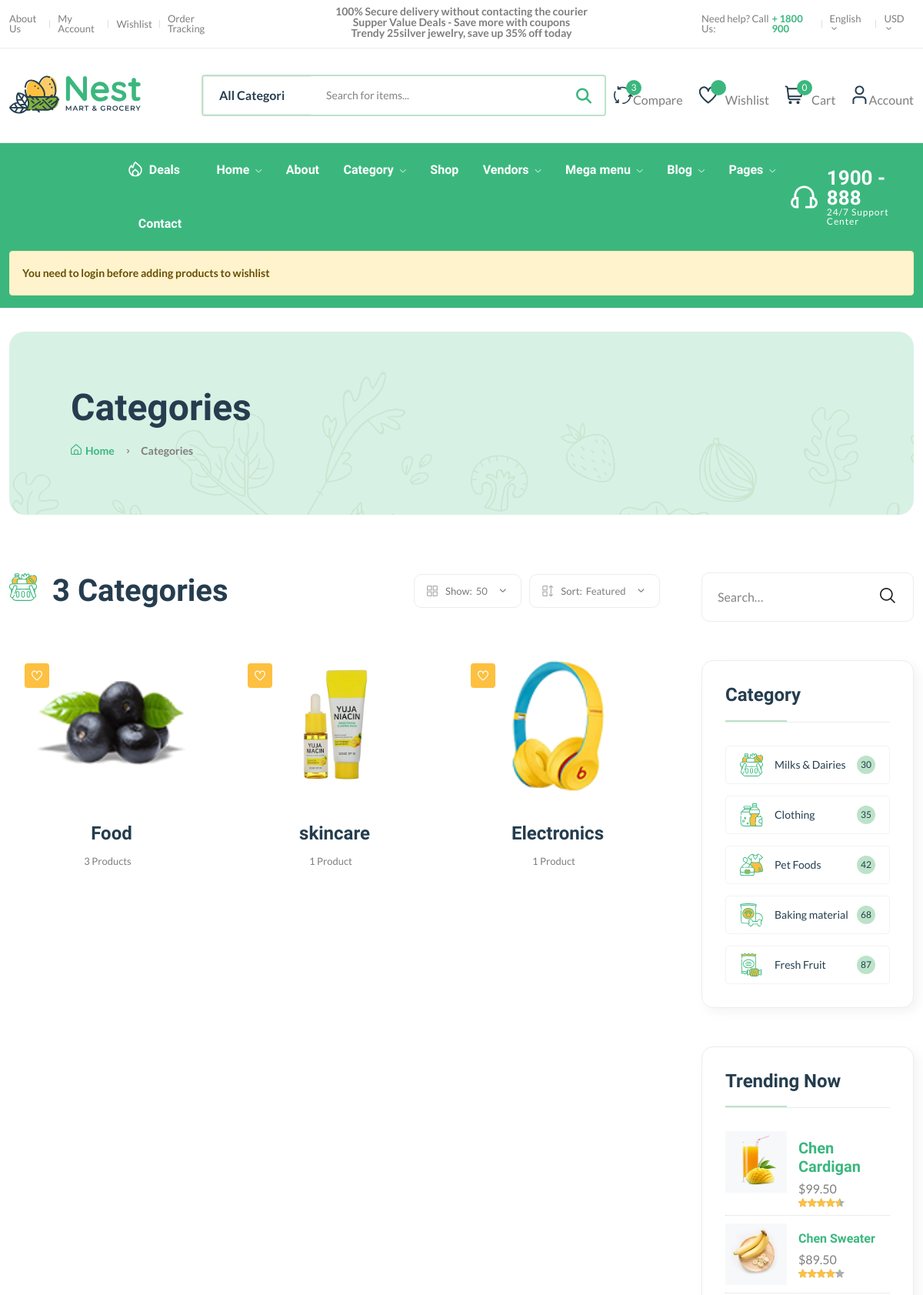
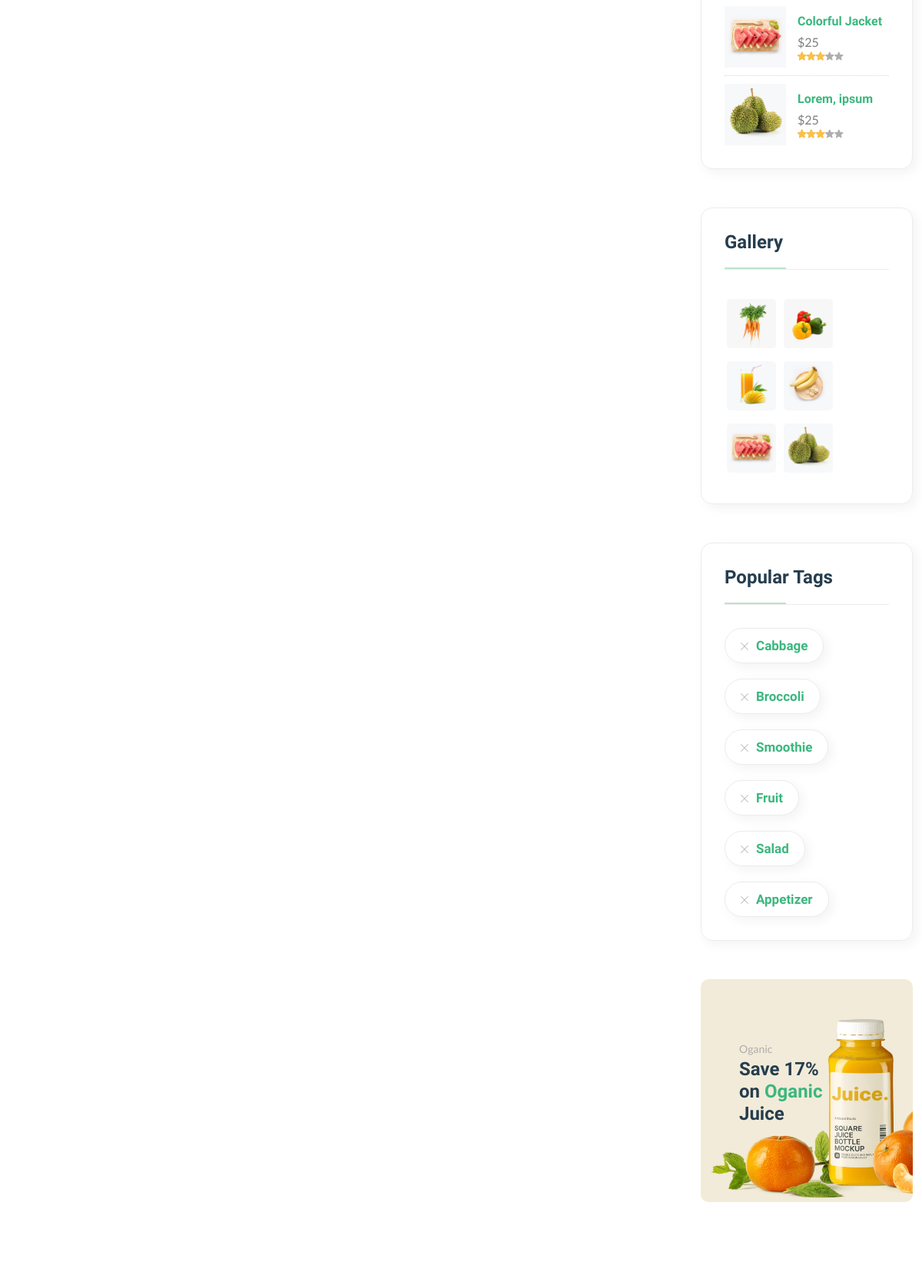
The page /category/ (upper part) on the database its author committed (2 pictures, top to bottom).
### core/models.py (models this page shows, shortened)
class Category(models.Model):
    cid = ShortUUIDField(length=10, max_length=20, unique=True, alphabet = 'abcdefghij1234560789',prefix='cat')
    title = models.CharField(max_length=100,default='product')
    image = models.ImageField(upload_to='category',default='categor.jpg')
    class Meta:
        verbose_name_plural = "Categories"

### core/views.py (the view)
# urls.py: path('category/',views.category_list_view,name='category-list'),
def category_list_view(request):
    categories = Category.objects.all()
    context={
        'categories':categories
    }
    return render(request, 'core/category-list.html', context)

### core/context_processor.py (called while the page is built)
def default(request):
    categories = Category.objects.all()
    products = Product.objects.all()
    vendors = Vendor.objects.all()
    min_max_price = Product.objects.aggregate(min_price=Min('price'),max_price=Max('price'))
    try:
          address = Address.objects.get(user=request.user)
    except:
         address=None
    try:
         wishlist = Wishlist.objects.filter(user=request.user)
    except:
          wishlist=None
          messages.warning(request,'You need to login before adding products to wishlist')
    return {
         'categories':categories,
         'address':address,
         'vendors':vendors,
         'min_max_price':min_max_price,
         'wishlist':wishlist
    }

### templates/core/category-list.html (shortened to what this page needs)
{% extends 'partials/base.html'%}
{% load static %}
{% block content %}
    <main class="main">
        <div class="page-header mt-30 mb-75">
            <div class="container">
                <div class="archive-header">
                    <div class="row align-items-center">
                        <div class="col-xl-3">
                            <h1 class="mb-15">Categories</h1>
                            <div class="breadcrumb">
                                <a href="index.html" rel="nofollow"><i class="fi-rs-home mr-5"></i>Home</a>
                                <span></span> Categories
                            </div>
                        </div>
                    </div>
                </div>
            </div>
        </div>
        <div class="page-content mb-50">
            <div class="container">
                <div class="row">
                    <div class="col-lg-9">
                        <div class="shop-product-fillter mb-50 pr-30">
                            <div class="totall-product">
                                <h2>
                                    <img class="w-36px mr-10" src="{% static 'assets/imgs/theme/icons/category-1.svg' %}" alt="" />
                                    {{categories.count}} Categories
                                </h2>
                            </div>
                            <div class="sort-by-product-area">
                                <div class="sort-by-cover mr-10">
                                    <div class="sort-by-product-wrap">
                                        <div class="sort-by">
                                            <span><i class="fi-rs-apps"></i>Show:</span>
                                        </div>
                                        <div class="sort-by-dropdown-wrap">
                                            <span> 50 <i class="fi-rs-angle-small-down"></i></span>
                                        </div>
                                    </div>
                                </div>
                                <div class="sort-by-cover">
                                    <div class="sort-by-product-wrap">
                                        <div class="sort-by">
                                            <span><i class="fi-rs-apps-sort"></i>Sort:</span>
                                        </div>
                                        <div class="sort-by-dropdown-wrap">
                                            <span>Featured <i class="fi-rs-angle-small-down"></i></span>
                                        </div>
                                    </div>
                                </div>
                            </div>
                        </div>
                        <div class="loop-grid pr-30">
                            <div class="row">
                                {%for c in categories%}
                                <article class="col-xl-4 col-lg-6 col-md-6 text-center hover-up mb-30 animated">
                                    <div class="post-thumb">
                                        <a href="{%url 'core:category_product_list_view' c.cid%}">
                                            <img class="border-radius-15" src="{{c.image.url}}" width="200" height="200" />
                                        </a>
                                        <div class="entry-meta">
                                            <a class="entry-meta meta-2" href="{%url 'core:category_product_list_view' c.cid%}"><i class="fi-rs-heart"></i></a>
                                        </div>
                                    </div>
                                    <div class="entry-content-2">
                                        <h4 class="post-title mb-15">
                                            <a href="blog-post-right.html">{{c.title}}</a>
                                        </h4>
                                        <div class="entry-meta font-xs color-grey mt-10 pb-10">
                                            <div>
                                                <span class="hit-count mr-10">{{c.products.count}} Product{{c.products.count|pluralize}}</span>
                                            </div>
                                        </div>
                                    </div>
                                </article>
                                {%endfor%}
                            </div>
                        </div>
                    </div>
                    <div class="col-lg-3 primary-sidebar sticky-sidebar">
                        <div class="widget-area">
                            <div class="sidebar-widget-2 widget_search mb-50">
                                <div class="search-form">
                                    <form action="#">
                                        <input type="text" placeholder="Search…" />
                                        <button type="submit"><i class="fi-rs-search"></i></button>
                                    </form>
                                </div>
                            </div>
                            <div class="sidebar-widget widget-category-2 mb-50">
                                <h5 class="section-title style-1 mb-30">Category</h5>
                                <ul>
                                    <li>
                                        <a href="shop-grid-right.html"> <img src="{% static 'assets/imgs/theme/icons/category-1.svg' %}" alt="" />Milks & Dairies</a><span class="count">30</span>
                                    </li>
                                    <li>
                                        <a href="shop-grid-right.html"> <img src="{% static 'assets/imgs/theme/icons/category-2.svg' %}" alt="" />Clothing</a><span class="count">35</span>
                                    </li>
                                    <li>
                                        <a href="shop-grid-right.html"> <img src="{% static 'assets/imgs/theme/icons/category-3.svg' %}" alt="" />Pet Foods </a><span class="count">42</span>
                                    </li>
                                    <li>
                                        <a href="shop-grid-right.html"> <img src="{% static 'assets/imgs/theme/icons/category-4.svg' %}" alt="" />Baking material</a><span class="count">68</span>
                                    </li>
                                    <li>
                                        <a href="shop-grid-right.html"> <img src="{% static 'assets/imgs/theme/icons/category-5.svg' %}" alt="" />Fresh Fruit</a><span class="count">87</span>
                                    </li>
                                </ul>
                            </div>
                            <div class="sidebar-widget product-sidebar mb-50 p-30 bg-grey border-radius-10">
                                <h5 class="section-title style-1 mb-30">Trending Now</h5>
                                <div class="single-post clearfix">
                                    <div class="image">
                                        <img src="{% static 'assets/imgs/shop/thumbnail-3.jpg' %}" alt="#" />
                                    </div>
                                    <div class="content pt-10">
                                        <h5><a href="shop-product-detail.html">Chen Cardigan</a></h5>
                                        <p class="price mb-0 mt-5">$99.50</p>
                                        <div class="product-rate">
                                            <div class="product-rating" style="width: 90%"></div>
                                        </div>
                                    </div>
                                </div>
                                <div class="single-post clearfix">
                                    <div class="image">
                                        <img src="{% static 'assets/imgs/shop/thumbnail-4.jpg' %}" alt="#" />
                                    </div>
                                    <div class="content pt-10">
                                        <h6><a href="shop-product-detail.html">Chen Sweater</a></h6>
                                        <p class="price mb-0 mt-5">$89.50</p>
                                        <div class="product-rate">
                                            <div class="product-rating" style="width: 80%"></div>
                                        </div>
                                    </div>
                                </div>
                                <div class="single-post clearfix">
                                    <div class="image">
                                        <img src="{% static 'assets/imgs/shop/thumbnail-5.jpg' %}" alt="#" />
                                    </div>
                                    <div class="content pt-10">
                                        <h6><a href="shop-product-detail.html">Colorful Jacket</a></h6>
                                        <p class="price mb-0 mt-5">$25</p>
                                        <div class="product-rate">
                                            <div class="product-rating" style="width: 60%"></div>
                                        </div>
                                    </div>
                                </div>
                                <div class="single-post clearfix">
                                    <div class="image">
                                        <img src="{% static 'assets/imgs/shop/thumbnail-6.jpg' %}" alt="#" />
                                    </div>
                                    <div class="content pt-10">
                                        <h6><a href="shop-product-detail.html">Lorem, ipsum</a></h6>
                                        <p class="price mb-0 mt-5">$25</p>
                                        <div class="product-rate">
                                            <div class="product-rating" style="width: 60%"></div>
                                        </div>
                                    </div>
                                </div>
                            </div>
                            <div class="sidebar-widget widget_instagram mb-50">
                                <h5 class="section-title style-1 mb-30">Gallery</h5>
                                <div class="instagram-gellay">
                                    <ul class="insta-feed">
                                        <li>
                                            <a href="#"><img class="border-radius-5" src="{% static 'assets/imgs/shop/thumbnail-1.jpg' %}" alt="" /></a>
                                        </li>
                                        <li>
                                            <a href="#"><img class="border-radius-5" src="{% static 'assets/imgs/shop/thumbnail-2.jpg' %}" alt="" /></a>
                                        </li>
                                        <li>
                                            <a href="#"><img class="border-radius-5" src="{% static 'assets/imgs/shop/thumbnail-3.jpg' %}" alt="" /></a>
                                        </li>
                                        <li>
                                            <a href="#"><img class="border-radius-5" src="{% static 'assets/imgs/shop/thumbnail-4.jpg' %}" alt="" /></a>
                                        </li>
                                        <li>
                                            <a href="#"><img class="border-radius-5" src="{% static 'assets/imgs/shop/thumbnail-5.jpg' %}" alt="" /></a>
                                        </li>
                                        <li>
                                            <a href="#"><img class="border-radius-5" src="{% static 'assets/imgs/shop/thumbnail-6.jpg' %}" alt="" /></a>
                                        </li>
                                    </ul>
                                </div>
                            </div>
                            <div class="sidebar-widget widget-tags mb-50 pb-10">
                                <h5 class="section-title style-1 mb-30">Popular Tags</h5>
                                <ul class="tags-list">
                                    <li class="hover-up">
                                        <a href="blog-category-grid.html"><i class="fi-rs-cross mr-10"></i>Cabbage</a>
                                    </li>
                                    <li class="hover-up">
                                        <a href="blog-category-grid.html"><i class="fi-rs-cross mr-10"></i>Broccoli</a>
                                    </li>
                                    <li class="hover-up">
                                        <a href="blog-category-grid.html"><i class="fi-rs-cross mr-10"></i>Smoothie</a>
                                    </li>
                                    <li class="hover-up">
                                        <a href="blog-category-grid.html"><i class="fi-rs-cross mr-10"></i>Fruit</a>
                                    </li>
                                    <li class="hover-up mr-0">
                                        <a href="blog-category-grid.html"><i class="fi-rs-cross mr-10"></i>Salad</a>
                                    </li>
                                    <li class="hover-up mr-0">
                                        <a href="blog-category-grid.html"><i class="fi-rs-cross mr-10"></i>Appetizer</a>
                                    </li>
                                </ul>
                            </div>
                            <div class="banner-img wow fadeIn mb-50 animated d-lg-block d-none">
                                <img src="{% static 'assets/imgs/banner/banner-11.png' %}" alt="" />
                                <div class="banner-text">
                                    <span>Oganic</span>
                                    <h4>
                                        Save 17% <br />
                                        on <span class="text-brand">Oganic</span><br />
                                        Juice
                                    </h4>
                                </div>
                            </div>
                        </div>
                    </div>
                </div>
            </div>
        </div>
    </main>
 {% endblock content %}

### rows shown on the page
Category: image (picture), title "Food", products.count "3"
Category: image (picture), title "skincare", products.count "1"
Category: image (picture), title "Electronics", products.count "1"

### other values the page prints
{{ request.session.cart_data_obj|length }} "0"
{{ message }} "You need to login before adding products to wishlist"
{{ categories.count }} "3"
